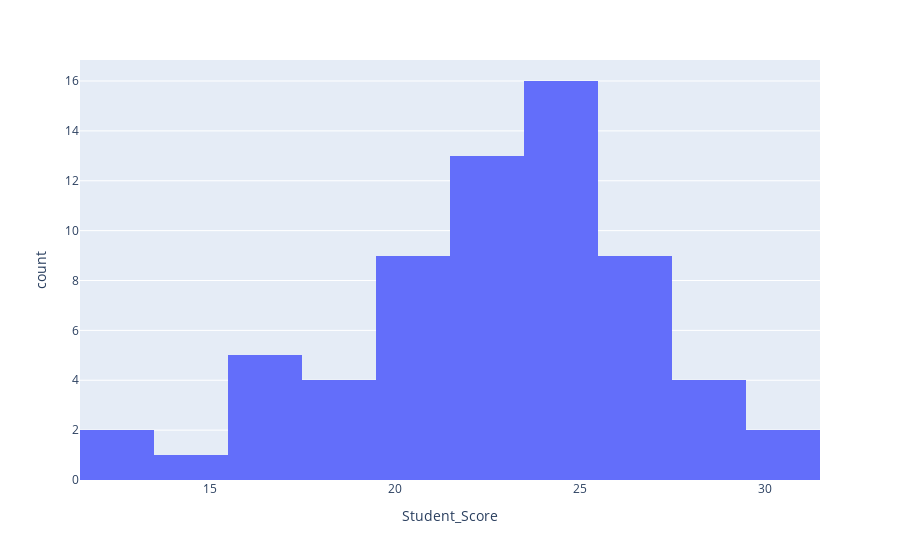

Here is the notebook cell this chart was saved with:
### Markdown cell above
## Challenge 4

Since the last plot was too detailed, use `matplotlib` to plot a histogram of the grades in 9 bins. 

HINT: `help(exam_df.hist)` for assistance.

### Code cell
px.histogram(exam_df, x = "Student_Score",nbins=14)

### Figure 1 — Plotly figure (JSON) as saved in the notebook; plotly's stock layout.template omitted (floating-point values rounded to 4 significant figures)
{"data": [{"alignmentgroup": "True", "bingroup": "x", "hovertemplate": "Student_Score=%{x}<br>count=%{y}<extra></extra>", "legendgroup": "", "marker": {"color": "#636efa", "pattern": {"shape": ""}}, "name": "", "nbinsx": 14, "offsetgroup": "", "orientation": "v", "showlegend": false, "type": "histogram", "x": [24, 27, 30, 18, 24, 25, 30, 26, 13, 27, 20, 24, 29, 26, 26, 23, 22, 23, 27, 23, 22, 15, 24, 13, 20, 20, 19, 21, 26, 16, 17, 24, 22, 27, 24, 27, 25, 19, 23, 19, 25, 21, 28, 24, 25, 28, 17, 22, 28, 24, 23, 23, 16, 20, 21, 25, 16, 21, 23, 21, 23, 22, 24, 24, 24], "xaxis": "x", "yaxis": "y"}], "layout": {"barmode": "relative", "legend": {"tracegroupgap": 0}, "margin": {"t": 60}, "xaxis": {"anchor": "y", "domain": [0, 1], "title": {"text": "Student_Score"}}, "yaxis": {"anchor": "x", "domain": [0, 1], "title": {"text": "count"}}}}
